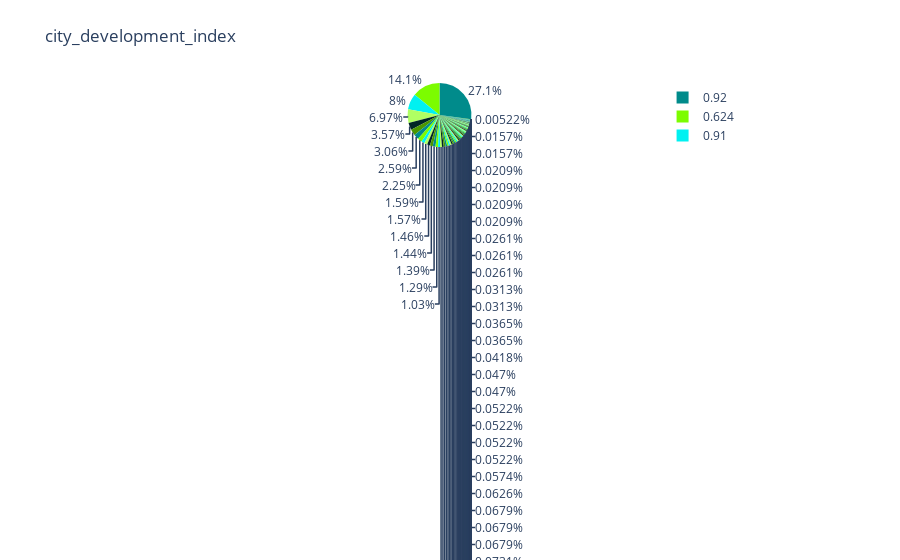

Notebook code for this chart:
### Code cell
pie_chart(HR,"city_development_index")
#Not applicable for continuous variables.
